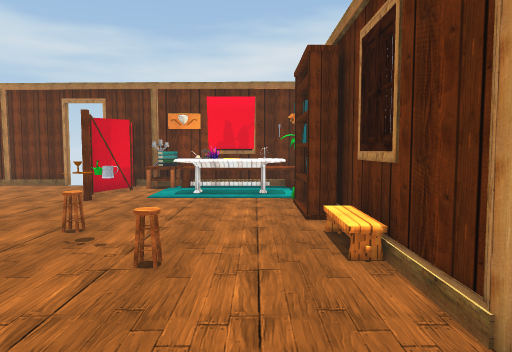
View 1 (above)

18 first-person views from a walk through a scene from a Unity 3-D project. The camera is 1.4 m above the floor, tilts 4° down and sees 70° across. Doors are open. The floor is counted in squares, 1 m on a side. Each view is taken from the middle of a square. On the plan, view 1 faces up. The plan holds only what a view shows up to about 16 squares ahead; the rest is blank. The place goes on beyond the plan. The player character is not drawn. Some animated figures are not drawn. Some surface patterns are stand-ins.

View 2
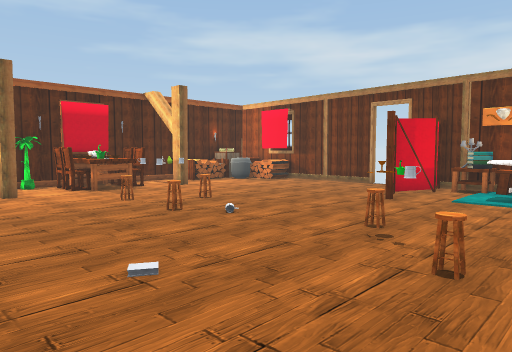

View 3
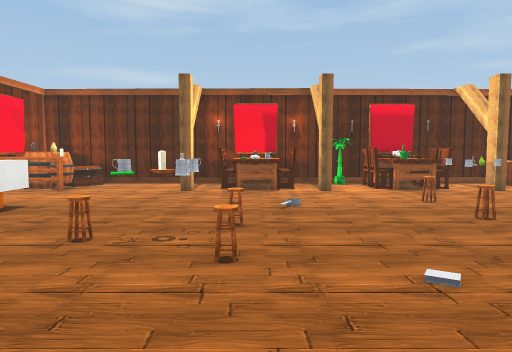

View 4
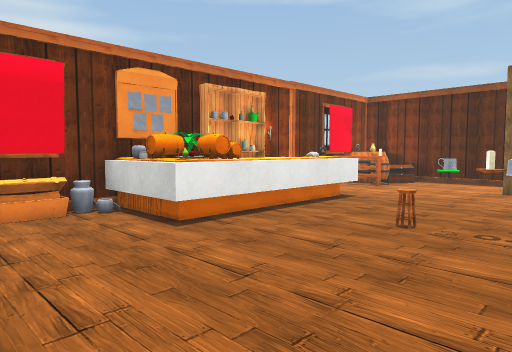

View 5
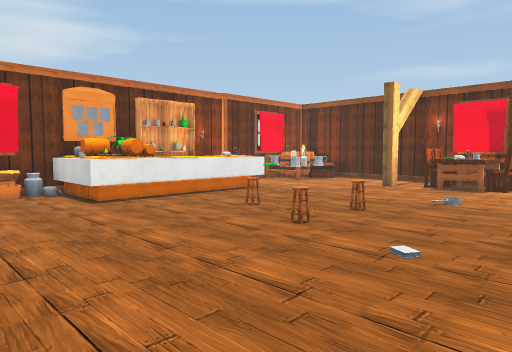

View 6
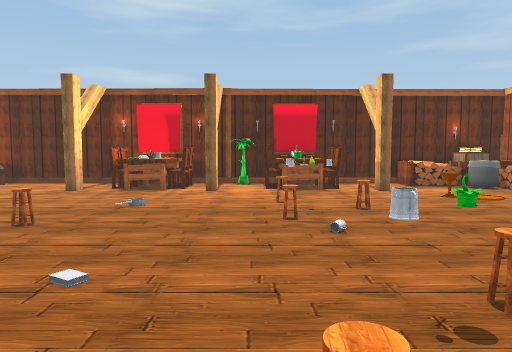

View 7
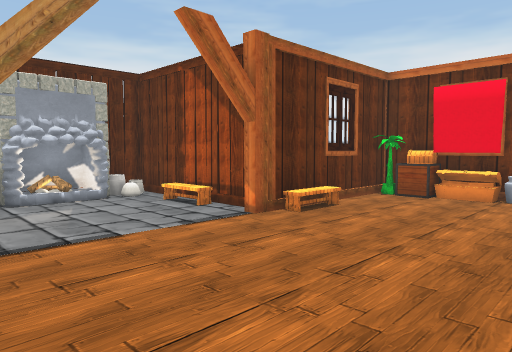

View 8
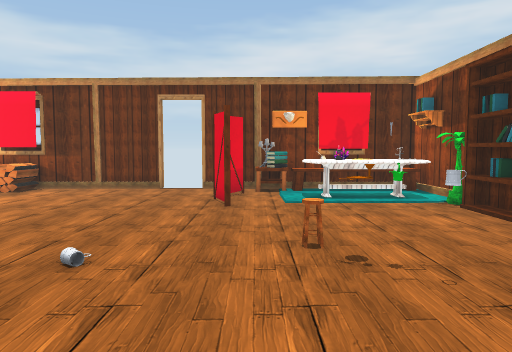

View 9
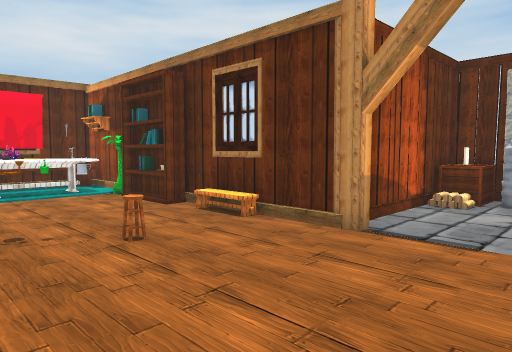

View 10
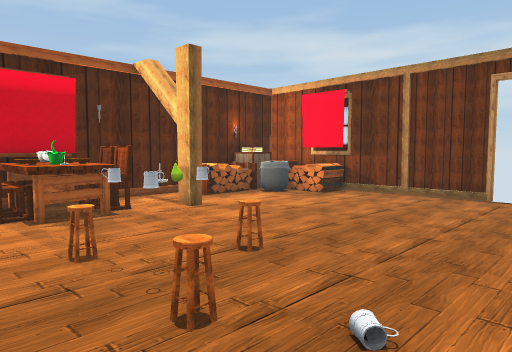

View 11
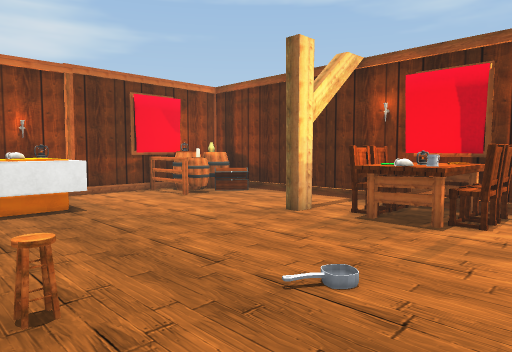

View 12
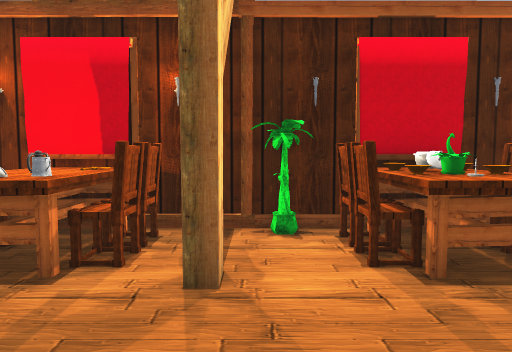

View 13
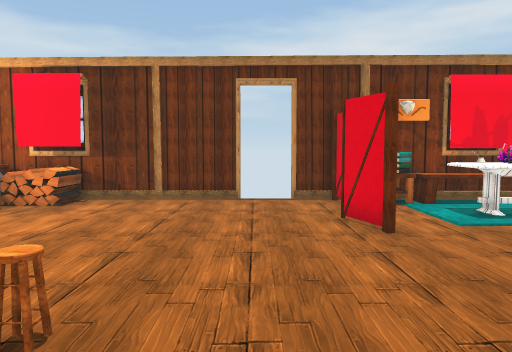

View 14
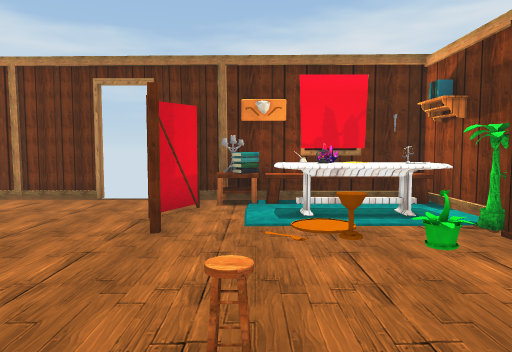

View 15
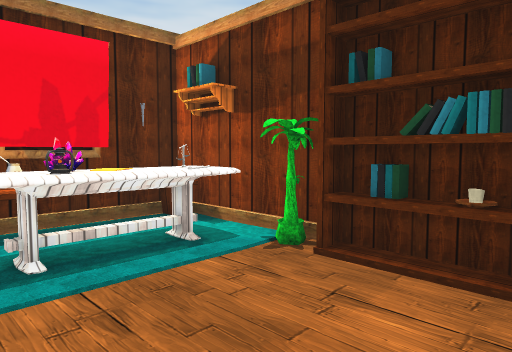

View 16
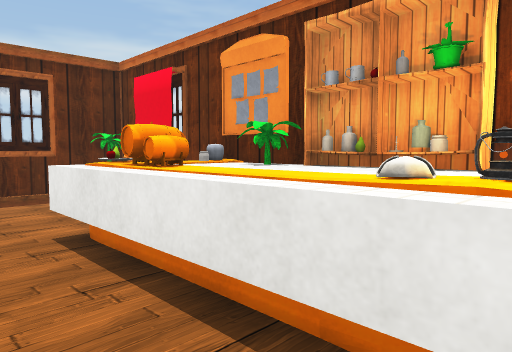

View 17
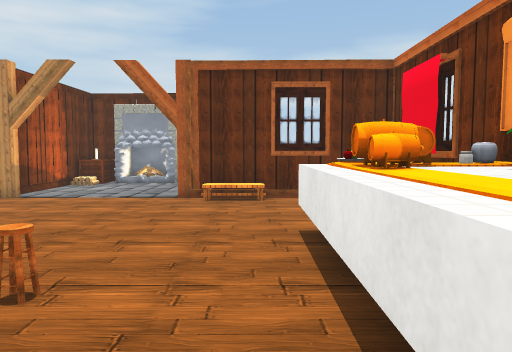

View 18
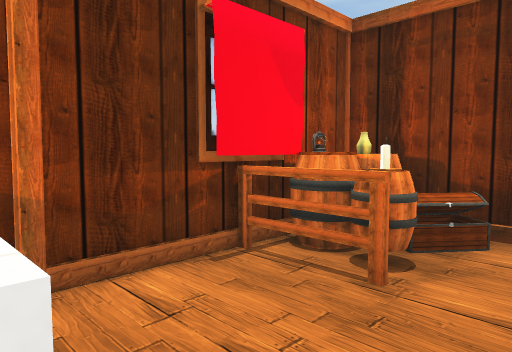

### Floor plan
Points are (right, up) in squares from view 1. A wall is a line through its corners. A room is listed if a view was taken in it or the views show most of it. See-through windows are left out.
Room 1 (views 1, 2, 3, 4, 5, 6, 7, 8, 9, 10, 11, 12, 13, 14, 15, 16, 17, 18)
walls: (1.8, 2.5) (1.8, 7.4) (1, 7.4); (-9.2, -5.7) (-8.4, -5.7); (1.6, 8.4) (1.6, 9.8) (1, 9.8); (1.1, 9.3) (1, 9.9); (2.5, -3.2) (7.8, -3.2) (7.8, -2); (1.8, 10.2) (1.8, 14.4) (-6, 14.4); (-7.4, 14.4) (-15.6, 14.4) (-15.6, -9) (-7.9, -9); (-2.7, -8.4) (-2.7, -8.9); (-5.5, -9) (-2.4, -9); (-11.6, 13.9) (-12.5, 13.9); (0.4, -9) (1.8, -9) (1.8, -3.4); (-13.6, -8.6) (-11.9, -8.6); (7.8, 1.3) (7.8, 2.6) (2.6, 2.6)
ways out: open door at (-6.5, 14.5)
objects: barrel (-15, -8); chest (-15, -7) to (-15, -6); chair (-15, -1) to (-14, -1); table (-15, 0); chair (-15, 1) to (-14, 1); plant (-15, 4); other object (-15, 5); other object (-15, 6); chair (-15, 7) to (-14, 7); other object (-15, 10) to (-14, 11); box (-15, 12) to (-14, 13); other object (-15, 14) to (-14, 14); other object (-14, -8); barrel (-14, -7); other object (-14, 0); chair (-14, 4) to (-13, 5); other object (-14, 5); other object (-14, 6); other object (-14, 12) to (-13, 13); barrel (-13, -8); other object (-13, -7); column (-13, -2); chair (-13, -1); table (-13, 0); chair (-13, 1); column (-13, 2) to (-13, 3); other object (-13, 6); chair (-13, 7); column (-13, 8) to (-13, 9); other object (-13, 13) to (-12, 14); chair (-10, 5); other object (-9, -7); other object (-9, 5); other object (-9, 6); chair (-9, 7); other object (-8, -7) to (-8, -6); other object (-8, 5); other object (-7, -9); other object (-7, -7) to (-6, -6); chair (-7, 0); chair (-7, 5); shelf (-6, -9); chair (-6, -3); other object (-6, -2) to (-6, -1); plant (-5, -8); other object (-5, -7) to (-5, -6); other object (-5, -1); chair (-5, 0); other object (-5, 10) to (-5, 14); other object (-4, -8) to (-3, -8); other object (-4, -7) to (-4, -6); table (-4, 13) to (-4, 14); other object (-3, -7); other object (-3, -6); other object (-3, 6); books (-3, 13) to (-3, 14); other object (-2, -9); other object (-2, 5); chair (-2, 6); table (-2, 11) to (1, 12); other object (-2, 12); other object (-2, 13) to (1, 14); other object (-1, -9) to (-1, -8); chair (-1, 4); other object (-1, 12); chest (0, -9); box (0, -8); plant (1, -8); books (1, 8); books (1, 9); plant (1, 11); column (2, -3); column (2, 2); box (6, 2); column (7, -2) to (7, -1); fireplace (7, 0); column (7, 1); other object (7, 2)

Positions as (right, up) in squares from view 1, and headings:
1: (0, 0), facing up
2: (0, 0), facing up-left
3: (0, 0), facing left
4: (1, 0), facing down-left
5: (1, 4), facing down-left
6: (0, 4), facing left
7: (-4, 3), facing down-right
8: (-4, 1), facing up
9: (-4, -1), facing up-right
10: (-5, 3), facing up-left
11: (-6, 3), facing down-left
12: (-9, 3), facing left
13: (-7, 4), facing up
14: (-3, 4), facing up
15: (-3, 7), facing up-right
16: (-9, -4), facing down-right
17: (-9, -5), facing right
18: (-9, -5), facing down-left
